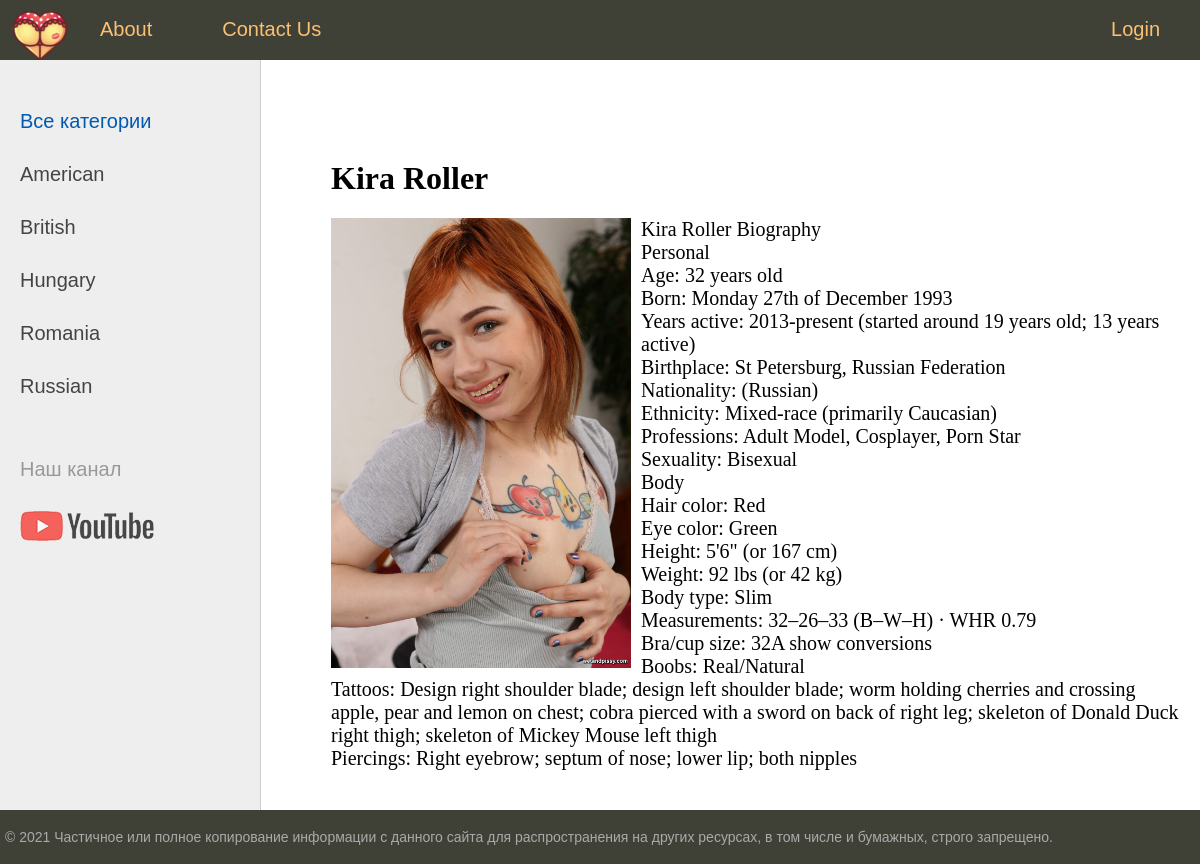
Screenshot of /post/kira-roller/ with the database file from the repository.
### women/models.py (models this page shows, shortened)
class Category(models.Model):
    name=models.CharField(max_length=100,db_index=True,verbose_name='Ady')
    slug=models.SlugField(max_length=255,unique=True,db_index=True,verbose_name='URL')
    def get_absolute_url(self):
        return reverse('category',kwargs={'cat_slug':self.slug})
    class Meta:
        verbose_name='Kategoriya'
        verbose_name_plural='Kategoriyalar'
        ordering=['id']

class Women(models.Model):
    title=models.CharField(max_length=255,verbose_name='Ady')
    slug=models.SlugField(max_length=255,unique=True,db_index=True,verbose_name='URL')
    content=models.TextField(blank=True,verbose_name='Tekst')
    photo=models.ImageField(upload_to="photos/%Y/%m/%d",verbose_name='Surat')
    time_create=models.DateTimeField(auto_now_add=True,verbose_name='Doran wagty')
    time_update=models.DateTimeField(auto_now=True,verbose_name='Uytgan wagty')
    is_published=models.BooleanField(default=True,verbose_name='Publikasiya')
    cat=models.ForeignKey('Category',on_delete=models.PROTECT,verbose_name='Kategoriya')
    def __str__(self):
        return self.title
    class Meta:
        verbose_name='Pornstar'
        verbose_name_plural='PornStars'
        ordering=['-time_create','title']

### women/views.py (the view)
# urls.py: path('post/<slug:post_slug>/',ShowPost.as_view(),name='post'),
class ShowPost(DataMixin,DetailView):
    model=Women
    template_name='women/post.html'
    slug_url_kwarg='post_slug'
    context_object_name='post'
    def get_context_data(self,*,object_list=None,**kwargs):
        context=super().get_context_data(**kwargs)
        c_def=self.get_user_context(title=context['post'])
        return dict(list(context.items())+list(c_def.items()))

### women/templatetags/women_tags.py (called while the page is built)
@register.inclusion_tag('women/list_categories.html')
def show_categories(sort=None, cat_selected=0):
    if sort:
        cats=Category.objects.order_by(sort)
    else:
        cats=Category.objects.all()
    return {'cats':cats,'cat_selected':cat_selected}

### women/utils.py (called while the page is built)
    def get_user_context(self,**kwargs):
        context=kwargs
        cats=Category.objects.annotate(Count('women'))
        user_menu=menu.copy()
        if not self.request.user.is_authenticated:
            user_menu.pop(1)
        context['menu']=user_menu
        context['cats']=cats
        if 'cat_selected'not in context:
            context['cat_selected']=0
        return context

### women/templates/women/post.html
{%extends 'women/base.html'%}
{%block content%}
<h1>{{post.title}}</h1>
{%if post.photo%}
<p><img class="img-article-left" src="{{post.photo.url}}" alt="{{post.title}}"></p>
{%endif%}
{{post.content|linebreaks}}
{%endblock%}

### women/templates/women/base.html (shortened to what this page needs)
{% load static %}
{% load women_tags%}
<!DOCTYPE html>
<html>
<head>
	<link type="text/css" href="{% static 'women/css/styles.css' %}" rel="stylesheet" />
</head>
<body>
<table class="table-page" border=0 cellpadding="0" cellspacing="0">
<tr><td valign=top>
{% block mainmenu %}
		<div class="header">
			<ul id="mainmenu" class="mainmenu">
			<li class="logo"><a href="{% url 'home' %}"><div class="logo"></div></a></li>
{% for m in menu %}
	{% if not forloop.last %}
			<li><a href="{% url m.url_name %}">{{m.title}}</a></li>
	{% else %}
			<li class="last"><a href="{% url m.url_name %}">{{m.title}}</a></li>
	{% endif %}
{% endfor %}
			</ul>
		</div>
{% endblock mainmenu %}
<table class="table-content" border=0 cellpadding="0" cellspacing="0">
<tr>
	<td valign="top" class="left-chapters">
	<ul id="leftchapters">
{% if cat_selected == 0 %}
		<li class="selected">Все категории</li>
{% else %}
		<li><a href="{% url 'home' %}">Все категории</a></li>
{% endif %}
{% for c in cats %}
{% if c.women__count > 0 %}
	{% if c.pk == cat_selected %}
		<li class="selected">{{c.name}}</li>
	{% else %}
		<li><a href="{{ c.get_absolute_url }}">{{c.name}}</a></li>
	{% endif %}
{% endif %}
{% endfor %}
		<li class="share">
		<p>Наш канал</p>
		<a class="share-yt" href="https://www.youtube.com/channel/UClJzWfGWuGJL2t-3dYKcHTA/playlists" target="_blank" rel="nofollow"></a>
		</li>
	</ul>
</td>
<td valign="top" class="content">
	<div class="content-text">
{% block content %}
{% endblock %}
	</div>
</td></tr></table>
</td></tr>
<tr><td valign=top>
	<div id="footer">
		<p>&copy; 2021 Частичное или полное копирование информации с данного сайта для распространения на других ресурсах, в том числе и бумажных, строго запрещено.</p>
	</div>
</td></tr></table>
</body>
</html>

### women/static/women/css/styles.css (style rules this page uses)
html, body { font-family: 'Arial'; margin: 0; padding: 0; height: 100%; width: 100%; color: #444; }
a { color: #0059b2; text-decoration: none; }
img { max-width: 600px; height: auto; }
img.img-article-left { max-width: 300px; height: auto; float: left; padding: 0 10px 10px 0; }
.table-page { width: 100%; height: 100%; vertical-align: top; }
.table-page tr { height: 100%; }
.header { background: #3F4137; height: 60px; }
.logo { background: url('../images/logo.png') no-repeat 10px 5px; width: 70px; height: 60px; }
ul.mainmenu { list-style: none; margin: 0; padding: 0; height: 60px; color: #fdc073; font-size: 20px; overflow: hidden; }
ul.mainmenu li { float: left; margin: 18px 40px 0 30px; }
ul.mainmenu li.logo { margin: 0; }
ul.mainmenu li.last { float: right; }
ul.mainmenu li a { color: #fdc073; text-decoration: none; }
.table-content { width: 100%; min-height: 100%; height: 100%; }
.left-chapters { margin: 0; background: #eee; border-right: 1px solid #ccc; min-height: 100%; }
.left-chapters ul { width: 230px; min-height: 100%; margin: 0; padding: 20px 10px 10px 20px; list-style: none; font-size: 20px; }
.left-chapters ul li { margin: 30px 0 0 0; color: #999; }
.left-chapters ul li.selected { color: #0059b2; }
.left-chapters ul li a { color: #444; text-decoration: none; }
.left-chapters ul li.share { margin: 60px 0 0 0; }
.left-chapters ul li.share p { margin: 30px 0 30px 0; }
.left-chapters ul li.share a { display: inline-block; width: 40px; height: 40px; margin: 0 20px 0 0; }
.left-chapters ul li.share a.share-yt { width: 100%; height: 30px; background: url('../images/share_yt.png') no-repeat 0 0 }
.content { padding: 40px 20px 20px 40px; width: 100%; box-sizing: border-box; }
.content-text { margin: 60px 0 0 30px; color: #000; font-size: 20px; font-family: Yandex Sans Display Light; }
.content-text h1 { font-size: 32px; }
#footer { box-sizing: border-box; background: #3F4137; padding: 5px; color: #aaa; font-size: 14px; font-family: Verdana, Geneva, Arial, Helvetica; text-align: left; overflow: hidden; }

### rows the page displays
Category: name "American"
Category: name "British"
Category: name "Hungary"
Category: name "Romania"
Category: name "Russian"
Women: title "Kira Roller", photo (picture), content "Kira Roller Biography Personal Age: 32 years old Born: Monday 27th of December 1993 Years active: 2013-present (started around 19 years old; 13 years active) Birthplace: St Petersburg, Russian Federation Nationality: (Russian) Ethnicity: Mixed-race (primarily Caucasian) Professions: Adult Model, Cosplayer, Porn Star Sexuality: Bisexual Body Hair color: Red Eye color: Green Height: 5'6\" (or 167 cm) Weight: 92 lbs (or 42 kg) Body type: Slim Measurements: 32–26–33 (B–W–H) · WHR 0.79 Bra/cup size: 32A show conversions Boobs: Real/Natural Tattoos: Design right shoulder blade; design left shoulder blade; worm holding cherries and crossing apple, pear and lemon on chest; cobra pierced with a sword…"

### other values shown
{{ m.title }} "About" "Contact Us"
{{ m.title }} "Login"
